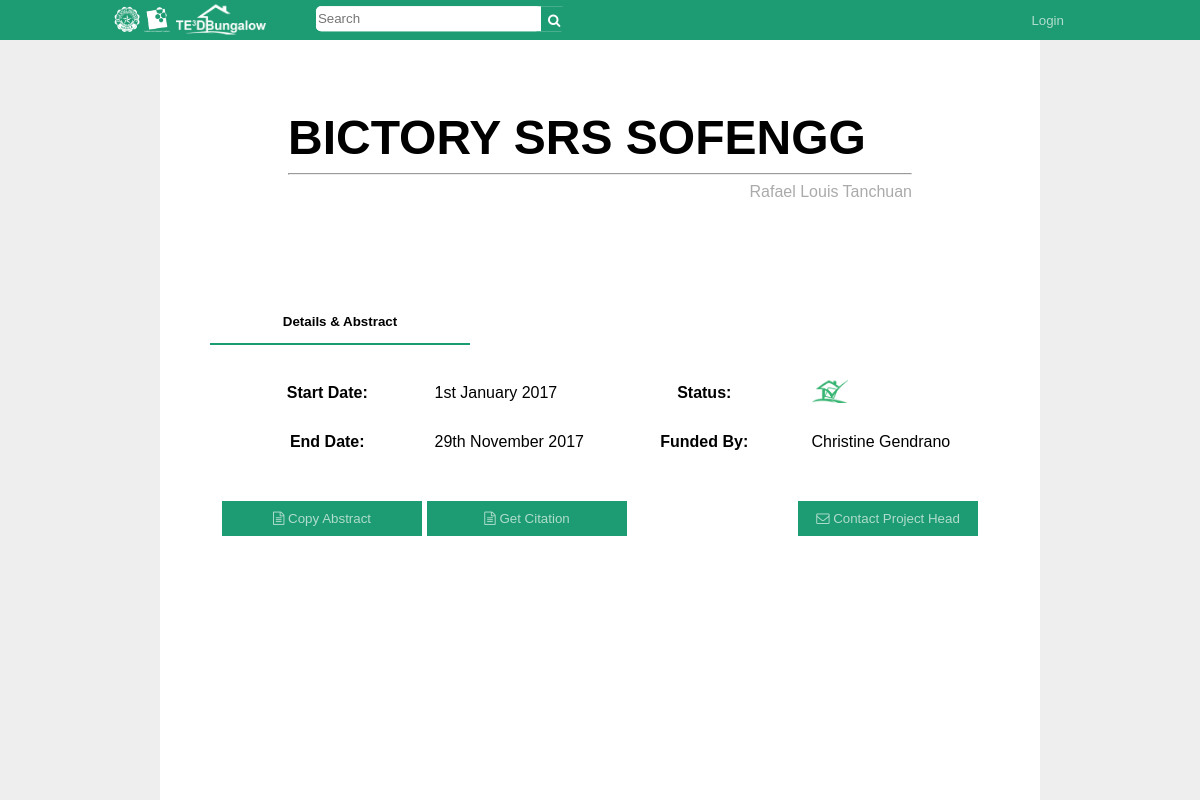
The page /project.php?pid=1 on the database its author committed.
### tables this page shows
CREATE TABLE `tptable` (
  `tpID` int(11) NOT NULL AUTO_INCREMENT,
  `tpTitle` varchar(99) NOT NULL,
  `tpDesc` varchar(10000) NOT NULL,
  `tpSDate` date NOT NULL,
  `tpEDate` date DEFAULT NULL,
  `tpAccessLVL` int(11) NOT NULL,
  `pHead` varchar(50) DEFAULT NULL,
  `pVentureC` varchar(45) DEFAULT NULL,
  PRIMARY KEY (`tpID`)
);

CREATE TABLE `users` (
  `uName` varchar(45) NOT NULL,
  `uPass` varchar(15) NOT NULL,
  `uID` int(11) NOT NULL AUTO_INCREMENT,
  `uType` int(11) NOT NULL,
  `uFName` varchar(45) NOT NULL,
  `uLName` varchar(45) NOT NULL,
  `uGender` varchar(10) NOT NULL,
  `uOccupation` varchar(30) NOT NULL,
  `uAffiliation` varchar(50) NOT NULL,
  `uActive` int(1) NOT NULL DEFAULT '1',
  PRIMARY KEY (`uID`)
);

### html/project.php (the view, shortened to what this page needs)
<?php
include '../php/dbh.php';
?>
<!DOCTYPE html>
<html>
<link rel="stylesheet" href="https://cdnjs.cloudflare.com/ajax/libs/font-awesome/4.7.0/css/font-awesome.min.css">
<link rel="stylesheet" href="../css/style.css">
<link rel="stylesheet" href="../css/project.css">
<?php
  $uli = '0';
  $pID = $_GET['pid'];
	$sql = "SELECT * FROM tptable WHERE tpID LIKE ".$pID;
	$result = mysqli_query($conn,$sql);
	$project = mysqli_fetch_assoc($result);
?>
</head>
<body>
	<div id="toolbar">
    <div id="logo">
      <img src="../images/dlsu_logo_w.png" height="30px">
      <a href="index.php"><img src="../images/logo_full.png" height="30px"></a>
    </div>
    <div id="searchBar">
      <form action="search.php" method="POST">
        <input id="searchTerm" type="text" name="search-field" placeholder="Search"/>
        <button id="searchButton" type="submit" name="search-button">
          <i class="fa fa-search"></i>
        </button>
      </form>
    </div>
		<?php
      if($uli == '1'){
        echo "<ul id=\"toolbarButtons\">
                <li><button id=\"userName\" class=\"toolbarButton\" onclick=\"location.href='profile.php?mID=".$_COOKIE['uID']."&isUser=1';\">".$_COOKIE['uFName']." ".$_COOKIE['uLName']."</button></li>
                <li><button class=\"toolbarButton\" onclick=\"location.href='../php/logOut.php'\">Logout</button></li>
              </ul>";
      }else{
        echo "<ul id=\"toolbarButtons\">
                <li><button class=\"toolbarButton\" name=\"li1\" onclick=\"openLogin();\">Login</button></li>
              </ul>";
      }
    ?>
  </div>
  <div id="wrap">
    <div id="pageHead">
      <?php
				$query = 'SELECT uID, uFName, uLName FROM users WHERE uID = ' .$project['pHead'].'';
				$queryResult = mysqli_query($conn,$query);
				$pHeadResult = mysqli_fetch_assoc($queryResult);
      ?>
			<?php
				echo "<p id=\"pageTitle\">".$project['tpTitle'];
			?>
			<hr>
			<p class="pageLegend">
			<?php
				echo "<p id=\"projectHead\">".$pHeadResult['uFName']." ".$pHeadResult['uLName']."</p>";
			?>
		</div>
  	<div id="tabButtons">
      <button id="defaultOpen" class="tabButton" onclick="openTab(event, 'abstract')">Details & Abstract</button>
    </div>
  	<div id="abstract" class="tabContent">
			<?php
				if($project['tpEDate'] != null && $project['tpEDate'] == $project['tpSDate']){
					$iClass = "cancelled";
					$date = date_create($project['tpSDate']);
					$projStart = date_format($date, 'jS F Y');
					$date = date_create($project['tpEDate']);
					$projEnd = date_format($date, 'jS F Y');
				}
				else if($project['tpEDate'] != null && $project['tpEDate'] != $project['tpSDate']){
					$iClass = "done";
					$date = date_create($project['tpSDate']);
					$projStart = date_format($date, 'jS F Y');
					$date = date_create($project['tpEDate']);
					$projEnd = date_format($date, 'jS F Y');
				}
			?>
			<table class="p100">
				<tr>
					<th class="p25">Start Date:</th>
					<?php
						echo "<td class='p25'> ".$projStart." </td>";
					?>
					<th class="p25">Status:</th>
					<?php
						echo "<td id='statusTD' class='p25'><i class='".$iClass."'></i></td>";
					?>
				</tr>
				<tr>
					<th>End Date:</th>
					<?php
						echo "<td> ".$projEnd." </td>";
					?>
					<th>Funded By:</th>
					<?php
						echo "<td> ".$project['pVentureC']." </td>";
					?>
				</tr>
			</table>
      <div class="footbuttonContainer">
        <?php
          echo "<button id=\"getAbstract\" onclick=\"copyToClipboard('#projectAbstract')\"><i class=\"fa fa-file-text-o\"></i> Copy Abstract</button>";
        	echo "<button id=\"getCitation\" onclick=\"copyToClipboard('#copy-text')\"><i class=\"fa fa-file-text-o\"></i> Get Citation</button>";
        	if(!isset($_COOKIE['loggedIn']))
        		echo "<button id=\"contactProjectHead\" onclick=\"openContactHead()\"><i class=\"fa fa-envelope-o\"></i> Contact Project Head</button>";
        ?>
      </div>
  	</div>
	</div>
  <div id="wrapbg">
  </div>
</body>
</html>

### css/style.css (style rules this page uses)
html, body { background: #eeeeee; font-family: Arial, Helvetica, sans-serif; height: 100%; margin: 0; overflow-y: overlay; }
#toolbar { background: #1d9b72; box-sizing: border-box; height: 40px; line-height: 40px; top: 0; padding: 0 8% 0 6%; position: fixed; width: 100%; z-index: 2; }
#logo { display: inline-block; float: left; margin: 0 50px 0 40px; padding: 0; transform: translateY(10%); }
#searchBar { background: #fff; border-radius: 5px; display: inline-block; height: 25px; margin: 0; padding: 0; position: relative; transform: translateY(25%); width: 250px; }
#searchTerm { border: none; border-radius: 5px; float: left; height: 21px; margin: 0; outline: none; padding: 2px; width: 221px; }
#searchButton { background: #1d9b72; border: none; color: #fff; cursor: pointer; float: right; height: 25px; margin: 0; outline: none; width: 25px; }
#toolbarButtons { list-style-type: none; float: right; margin: 0; padding: 0; }
#toolbarButtons li { float: left; margin: 0; padding: 0; }
#wrap { background: #fff; margin: 0 auto; padding: 50px; width: 65%; z-index: 1; }
#wrapbg { background: #fff; display: block; height: 100%; left: 0; margin: 0 auto; padding: 50px; position: fixed; right: 0; width: 65%; z-index: 0; }
#pageHead { display: block; margin: 0 auto 10px auto; min-height: 200px; padding: 20px; position: relative; width: 80%; }
#tabButtons { display: inline-block; height: 50px; margin: 0 auto 0 auto; width: 100%; }
#tabButtons button.active { border-bottom: 2px solid #1d9b72; color: #000; }
#details th, td { padding: 10px; }
.toolbarButton { background: #1d9b72; border: none; color: #b0ddce; cursor: pointer; height: 35px; margin: 0 20px 0 0; outline: none; padding: 0 20px 0 20px; }
.pageLegend { color: #aaa; float: right; margin: 0; }
.tabButton { background: none; border: none; border-bottom: 2px solid #eee; border-right: 2px solid #eee; color: #999; cursor: pointer; float: left; font-weight: bold; outline: none; padding: 14px 16px; width: 33.33%; }
.tabButton:last-child { border-right: none; }
.tabContent { display: none; height: 100%; padding: 10px 12px; position: relative; }
.done:before { background: url("../images/status/Done.png"); background-repeat: no-repeat; background-size: 40px; content: ''; display: inline-block; height: 25px; margin: 0; padding: 0; width: 36px; }
#pageTitle { display: block; font-size: 3.0em; font-weight: bold; margin: 40px 0 0 0; padding: 0; position: relative; }
button, input[type=button], input[type=submit] { background: #1d9b72; border: none; color: #b0ddce; cursor: pointer; outline: none; padding: 7px; text-align: center; }
.p25 { margin: 5px; width: 22%; }
.p100 { display: inline; margin: 5px; padding: 5px; width: 96%; }

### css/project.css (style rules this page uses)
#abstract { position: relative; }
#projectHead { color: #aaa; float: right; margin: 0; text-align: right; }
.footbuttonContainer { display: inline-block; height: 25px; position: relative; width: 100%; }
#getAbstract, #getCitation { margin: 20px 5px 0 0; padding: 10px; position: relative; width: 200px; }
#contactProjectHead { background: #1d9b72; border: none; color: #b0ddce; cursor: pointer; margin: 20px 0 0 0; outline: none; padding: 10px; position: absolute; right: 0; width: 180px; }
#projectFiles th, td { border: 2px solid #fff; padding: 10px; }

### rows shown on the page
tptable: tpTitle "BICTORY SRS SOFENGG", tpSDate "1st January 2017", tpEDate "29th November 2017", pVentureC "Christine Gendrano"
users: uFName "Rafael Louis", uLName "Tanchuan"
